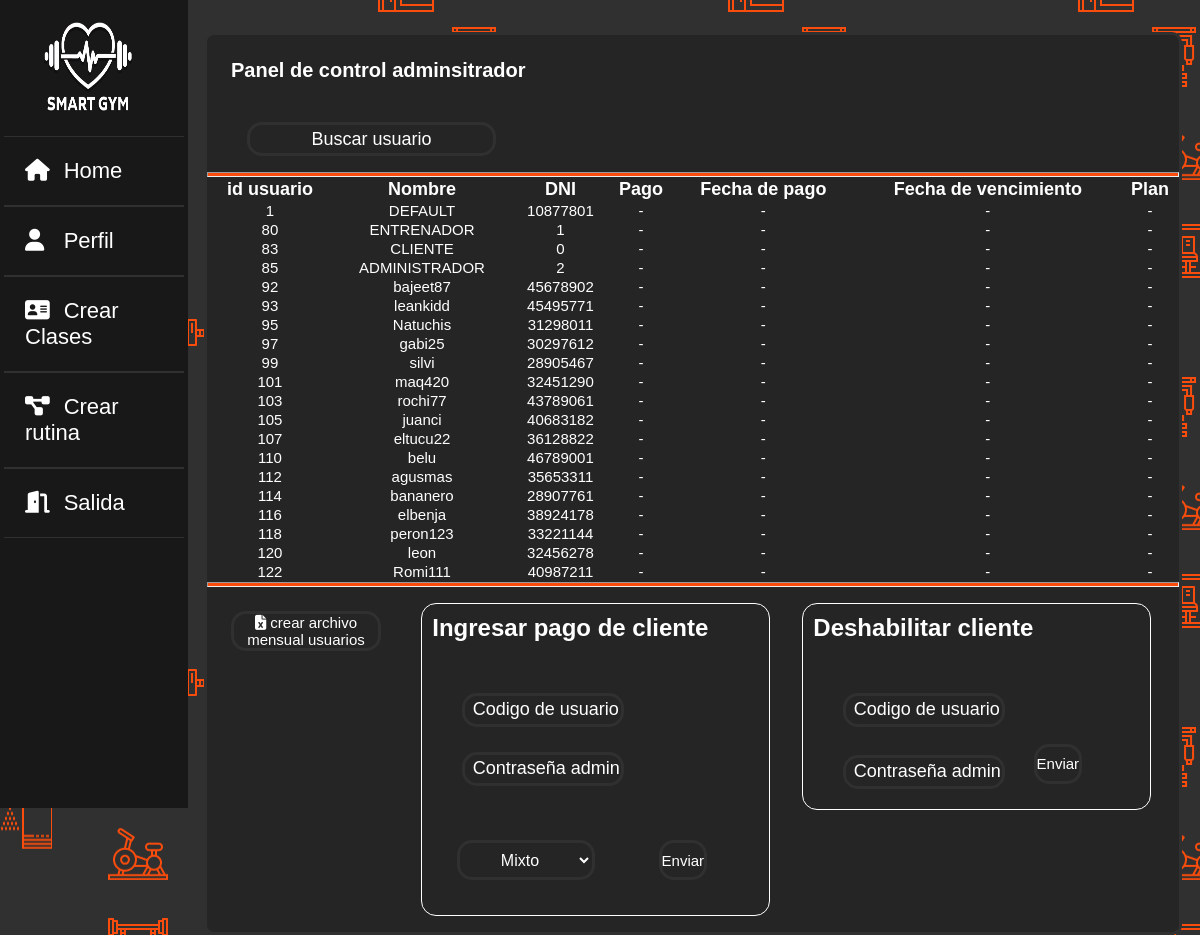
Page /vistas/admincontrolpanel.php (signed in) on the earlier database version.
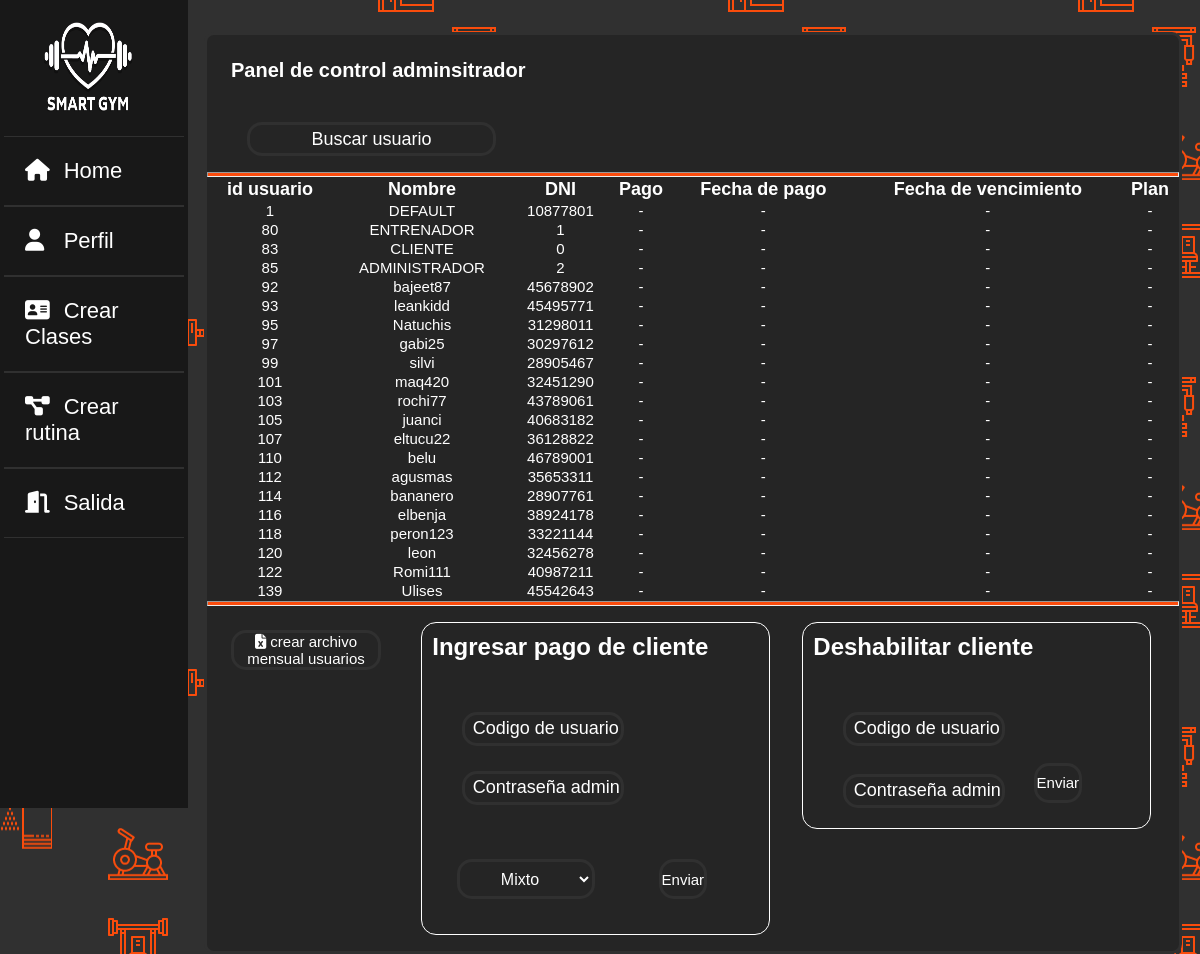
Same page on the later database version.
### tables this page shows
CREATE TABLE `datos` (
  `idusuario` int(9) NOT NULL,
  `nombre` varchar(100) NOT NULL,
  `apellido` varchar(100) NOT NULL,
  `usuario` varchar(100) NOT NULL,
  `sexo` varchar(20) NOT NULL,
  `dni` int(8) NOT NULL,
  `edad` int(2) NOT NULL,
  `correo` varchar(100) NOT NULL,
  `contraseña` varchar(100) NOT NULL,
  `image` longblob NOT NULL,
  `created` datetime NOT NULL,
  `status` varchar(255) NOT NULL,
  `id_rol` int(11) NOT NULL,
  `pesoinicial` varchar(11) NOT NULL,
  `pesoactual` varchar(11) NOT NULL,
  `pesoideal` varchar(11) NOT NULL,
  `estado_cuenta` int(1) NOT NULL,
  `ultimopago` date DEFAULT NULL,
  `cantidad_meses` int(1) DEFAULT NULL,
  `vencimiento` date DEFAULT NULL,
  `plantype` varchar(15) DEFAULT NULL
);

### vistas/admincontrolpanel.php (the view, shortened to what this page needs)
<?php
$conex = conectar();
$nusuario = $_SESSION['usuario'];
$sql = "SELECT * FROM datos WHERE usuario='$nusuario'";
$query = mysqli_query($conex, $sql);
$row = mysqli_fetch_array($query);
$idrol = $row['id_rol'];
?>
<!DOCTYPE html>
<html lang="es">
<head>
    <link rel="stylesheet" href="../css/EstiloGeneral.css">
    <link rel="stylesheet" href="../css/estilotabla.css">
    <link rel="stylesheet" href="../css/EstiloHomes.css">
</head>
<?php
switch ($idrol) {
    case 1:
        include("sidebars/sidebare.php");
        break;
}
?>
<body>
    <div class="main_contentpa">
        <div class="contenedortabla">
            <h4>Panel de control adminsitrador</h4>
            <input class="form-control col-md-3 light-table-filter" data-table="order-table" type="text" placeholder="Buscar usuario">
            <hr>
            <table class="table table-bordered order-table " id="tabla">
                <thead class="tabla-header">
                    <tr class="filah">
                        <th>id usuario</th>
                        <th>Nombre</th>
                        <th>DNI</th>
                        <th>Pago</th>
                        <th>Fecha de pago</th>
                        <th>Fecha de vencimiento</th>
                        <th>Plan</th>
                    </tr>
                </thead>
                <?php
                $query = mysqli_query($conex, "SELECT * FROM datos");
                while ($data = mysqli_fetch_array($query)) {
                ?>
                    <tr class="tabla-fila">
                        <td class="datos"><?php echo $data['idusuario']; ?></td>
                        <td class="datos"><?php echo $data['usuario']; ?></td>
                        <td class="datos"><?php echo $data['dni']; ?></td>
                        <td class="datos">-</td>
                        <td class="datos">-</td>
                        <td class="datos">-</td>
                        <td class="datos">-</td>
                    </tr>
                <?php } ?>
            </table>
            <hr>
            <Div class="barra-abajo">
                <button id="btnExportar" class="btn btn-success">
                    <i class="fas fa-file-excel"></i> crear archivo mensual usuarios
                </button>
                <div class="cuadro-admin">
                    <h2>Ingresar pago de cliente</h2>
                    <form method="POST" >
                    <input class="ing1"  name="iduser" type="text" placeholder="Codigo de usuario">
                    <input class="ing2"  name="password" type="text" placeholder="Contraseña admin">
                    <select name="tipoplan" class="sg">
                        <option value="Mixto"> Mixto</option>
                    </select>
                    <input id="btn-n" type="submit" name="subipago" value="Enviar">
                    </form>
                </div>
                <div id="cuadro-adminbaja">
                    <h2> Deshabilitar cliente</h2>
                    <form method="post">
                        <input class="ing1" type="text" name="iduser" placeholder="Codigo de usuario">
                        <input class="ing2" type="text" name="password" placeholder="Contraseña admin">
                        <input id="btn-n" type="submit" name="bajaboton" value="Enviar">
                    </form>
                </div>
            </Div>
        </div>
    </div>
</body>
</html>

Differences in the rows shown:
added datos: idusuario "139", usuario "Ulises", dni "45542643"
